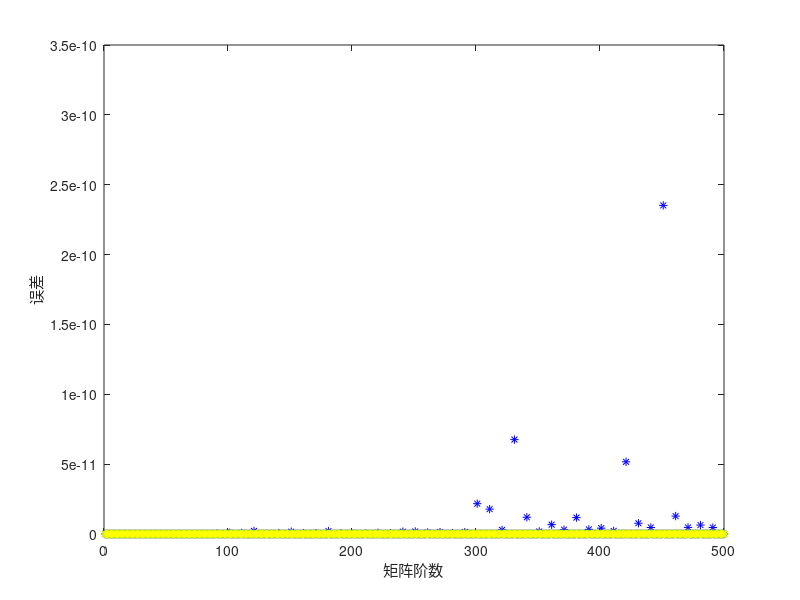

Reproduce this figure in MATLAB.

clear
clc
e1=zeros(500,1);
t1=zeros(500,1);
e2=zeros(500,1);
t2=zeros(500,1);
e3=zeros(500,1);
t3=zeros(500,1);
e4=zeros(500,1);
t4=zeros(500,1);
for N=1:10:500
%生成较大的不稀疏正定矩阵

  A=randn(N);
  A=A*A';
  A=A+1*eye(N);
  
%  A=rand(N);%生成随机矩阵

  b=rand(N,1);
  AA=A;
  bb=b;
 n=N;
 xx=A\b;
 %%-----------------------------ALLGAUSS------------------------------------
 t0=cputime;
 Q=eye(n);
for k=1:n-1
    [x,y]=find(abs(A(k:n,k:n))==max(max(abs(A(k:n,k:n)))),1);
    x=x+k-1;
    y=y+k-1;
    A([k,x],:)=A([x,k],:);
    A(:,[k,y])=A(:,[y,k]);
    b([k,x])=b([x,k]);
    Q(:,[k,y])=Q(:,[y,k]);
    A(k+1:n,k)=A(k+1:n,k)/A(k,k);
    A(k+1:n,k+1:n)=A(k+1:n,k+1:n)-A(k+1:n,k)*A(k,k+1:n);
end
%对b做同样的变换
for k=1:n-1
    b(k+1:n)=b(k+1:n)-b(k)*A(k+1:n,k);
end
%前代法解上三角矩阵解
for k=n:-1:2
    b(k)=b(k)/A(k,k);
    b(1:k-1)=b(1:k-1)-b(k)*A(1:k-1,k);
end
b(1)=b(1)/A(1,1);
b=Q*b;
e1(N)=norm(xx-b);
t1(N)=cputime-t0;


%--------------------------COLUME GAUSS----------------------------------
A=AA;
b=bb;
t0=cputime;
for k=1:n-1
    [x,y]=max(max(abs(A(k:n,k:n))));
    y=y+k-1;
    A([y,k],:)=A([k,y],:);
    b([y,k])=b([k,y]);
    A(k+1:n,k)=A(k+1:n,k)/A(k,k);
    A(k+1:n,k+1:n)=A(k+1:n,k+1:n)-A(k+1:n,k)*A(k,k+1:n);
end
for k=1:n-1
    b(k+1:n)=b(k+1:n)-b(k)*A(k+1:n,k);
end
for k=n:-1:2
    b(k)=b(k)/A(k,k);
    b(1:k-1)=b(1:k-1)-b(k)*A(1:k-1,k);
end
b(1)=b(1)/A(1,1);
e2(N)=norm(xx-b);
t2(N)=cputime-t0;

%----------------------CHOLESKY FACTORIZATION-----------------------------
A=AA;
b=bb;
t0=cputime;
for j=1:n
    v=zeros(j-1,1);
    for i=1:j-1
        v(i)=A(j,i)*A(i,i);
    end
    A(j,j)=A(j,j)-A(j,1:j-1)*v(1:j-1);
    A(j+1:n,j)=(A(j+1:n,j)-A(j+1:n,1:j-1)*v(1:j-1))/A(j,j);
end
L=tril(A)-diag(diag(A))+eye(n);
for k=1:n-1
    b(k)=b(k)/L(k,k);
    b(k+1:n)=b(k+1:n)-b(k)*L(k+1:n,k);
end
b(n)=b(n)/L(n,n);
L=diag(diag(A))*L';
for k=n:-1:2
    b(k)=b(k)/L(k,k);
    b(1:k-1)=b(1:k-1)-b(k)*L(1:k-1,k);
end
b(1)=b(1)/L(1,1);
t3(N)=cputime-t0;
e3(N)=norm(xx-b);
%-----------traditional CHOLESKY------------------------------
% t0=cputime;
% for i=1:n
%     A(i,i)=sqrt(A(i,i));
%     A(i+1:n,i)=A(i+1:n,i)/A(i,i);
%     for j=i+1:n
%         A(j:n,j)=A(j:n,j)-A(j:n,i)*A(j,i);
%     end
% end
% L=tril(A);
% for k=1:n-1
%     b(k)=b(k)/L(k,k);
%     b(k+1:n)=b(k+1:n)-b(k)*L(k+1:n,k);
% end
% b(n)=b(n)/L(n,n);
% L=L';
% for k=n:-1:2
%     b(k)=b(k)/L(k,k);
%     b(1:k-1)=b(1:k-1)-b(k)*L(1:k-1,k);
% end
% b(1)=b(1)/L(1,1);
% t3(N)=cputime-t0;
% e3(N)=norm(xx-b);


%--------------------qrsolve-----------------------------
% A=AA;
% b=bb;
% t0=cputime;
% for k=1:n-1
%     [beta,v]=house(A(k:n,k));
%     A(k:n,k:n)=A(k:n,k:n)-beta*v*(v'*A(k:n,k:n));
%     b(k:n)=b(k:n)-beta*v*(v'*b(k:n));
% end
% for k=n:-1:2
%     b(k)=b(k)/A(k,k);
%     b(1:k-1)=b(1:k-1)-b(k)*A(1:k-1,k);
% end
% b(1)=b(1)/A(1,1);
% t4(N)=cputime-t0;
% e4(N)=norm(b-xx);
end

%--------------误差绘图-------------------


plot(e1,'r*');%ALL GAUSS
hold on;
plot(e2,'b*');%COLUMN GAUSS
hold on;
plot(e3,'g*');%CHOLESKY FACTORIZATION
hold on;
plot(e4,'y*');%qrsolve
xlabel('矩阵阶数');
ylabel('误差');

%------------------------时间差画图-----------

% plot(t1,'r*');%ALL GAUSS
% hold on;
% plot(t2,'b*');%COLUMN GAUSS
% hold on;
% plot(t3,'g*');%CHOLESKY FACTORIZATION
% % hold on;
% % plot(t4,'y*');%qrsolveplot(t1,'y*-');
% xlabel('矩阵阶数');
% ylabel('时间差');
























function [beta,v]=house(x)
n=length(x);
eta=max(abs(x));
x=x/eta;
d1=x(2:n)'*x(2:n);
v=zeros(n,1);
v(2:n)=x(2:n);
if d1==0
    beta=0;
else
    a=sqrt(x(1)^2+d1);
    if x(1)>0
        v(1)=x(1)-a;
    else
        v(1)=-d1/(x(1)+a);
    end
    beta=2*v(1)^2/(v(1)^2+d1); v=v/v(1);
end
end

































    

